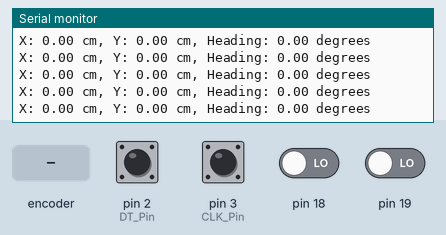
This sketch was run on a simulated Arduino Uno, built with avr-gcc and run on an emulated ATmega328P. Parts: the last lines printed to the serial monitor. Inputs (shaded band) come from the test bench; at power-on: pin 2 (DT_Pin), pin 3 (CLK_Pin) HIGH, pin 18, pin 19 LOW.

Above: at 1.2 s.
1.3 s: rotary encoder on pin 3 (CLK_Pin) / pin 2 (DT_Pin) turned 1 step (first pin leading)
At 1.55 s:
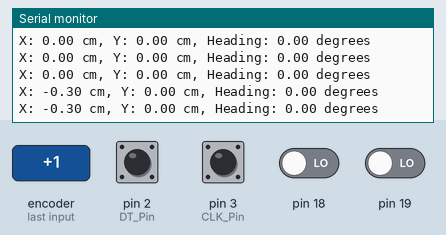
4.5 s: rotary encoder on pin 3 (CLK_Pin) / pin 2 (DT_Pin) turned 2 steps (second pin leading)
At 4.7 s:
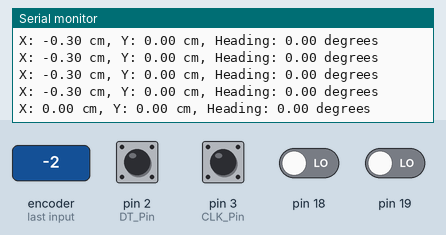
7.9 s: rotary encoder on pin 3 (CLK_Pin) / pin 2 (DT_Pin) turned 3 steps (first pin leading)
At 8.07 s:
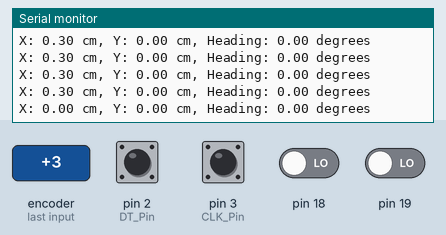
11.5 s: rotary encoder on pin 3 (CLK_Pin) / pin 2 (DT_Pin) turned 2 steps (second pin leading)
At 11.66 s:
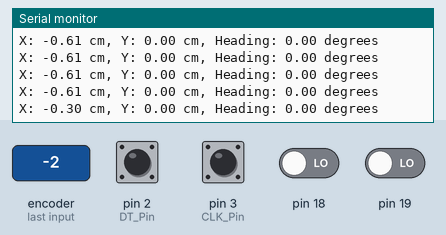
14.9 s: rotary encoder on pin 3 (CLK_Pin) / pin 2 (DT_Pin) turned 1 step (first pin leading)
At 15.09 s:
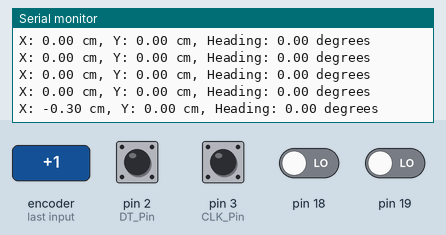
Timing chart, 0 to 17.9 s (numbered marks = the images above; inputs shaded):
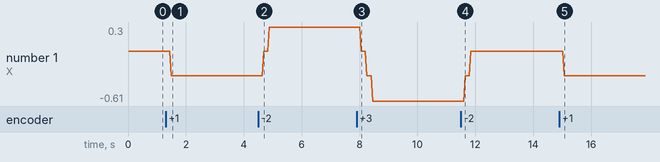

The sketch:

krtmi_odometry.ino
```cpp
#include "RotaryEncoder.h"
//#include <SimpleKalmanFilter.h>

/* CONSTANTS and VARIABLES */
#define TRACK_WIDTH_CM 20.0
#define CENTER_WHEEL_OFFSET_CM -10.0
#define ODO_WHEEL_DIAMETER_CM 5.8
#define ENCODER_TICKS_PER_REVOLUTION 20.0
#define TICKS_TO_CM (ENCODER_TICKS_PER_REVOLUTION / (ODO_WHEEL_DIAMETER_CM * PI))

// Variables for odometry
float x = 0.0; // x position in centimeters
float y = 0.0; // y position in centimeters
float theta = 0.0; // heading in radians

//byte measureUncertainty = 1;
//byte estimateUncertainty = 1;
//float processVariance = 0.01;

/*  Source: https://github.com/denyssene/SimpleKalmanFilter/
 *  e_mea: Measurement Uncertainty - How much do we expect to our measurement vary
 *  e_est: Estimation Uncertainty - Can be initilized with the same value as e_mea since the kalman filter will adjust its value.
 *  q: Process Variance - usually a small number between 0.001 and 1 - how fast your measurement moves. Recommended 0.01. Should be tunned to your needs.
 */
//SimpleKalmanFilter kalmanX(measureUncertainty, estimateUncertainty, processVariance);  // Process noise, Measurement noise, Initial estimate
//SimpleKalmanFilter kalmanY(measureUncertainty, estimateUncertainty, processVariance);
//SimpleKalmanFilter kalmanTheta(measureUncertainty, estimateUncertainty,processVariance);

int CounterC = 0;
void RotaryCenter();

int CounterL = 0;
void RotaryLeft();

int CounterR = 0;
void RotaryRight();

RotaryEncoder Rotary_Center(&RotaryCenter, 2, 3, 1); // Pins 2 (DT), 3 (CLK), 4 (SW)
RotaryEncoder Rotary_Left(&RotaryLeft, 19, 18, 1);
RotaryEncoder Rotary_Right(&RotaryRight, 20, 21, 1);

void RotaryCenter()
{
  const unsigned int state = Rotary_Center.GetState();

  if (state & DIR_CW)
    CounterC++;

  if (state & DIR_CCW)
    CounterC--;
}

void RotaryLeft()
{
  const unsigned int state = Rotary_Left.GetState();

  if (state & DIR_CW)
    CounterL++;

  if (state & DIR_CCW)
    CounterL--;
}

void RotaryRight()
{
  const unsigned int state = Rotary_Right.GetState();

  if (state & DIR_CW)
    CounterR++;

  if (state & DIR_CCW)
    CounterR--;
}


void updateOdometry() {
  // Calculate the distance traveled by each wheel
  float leftDistance   = CounterL / TICKS_TO_CM;
  float rightDistance  = CounterR / TICKS_TO_CM;
  float centerDistance = CounterC / TICKS_TO_CM;

  // Reset encoder values
  CounterL = 0;
  CounterR = 0;
  CounterC = 0;

  // Calculate the change in position and heading
  float deltaDistance = (leftDistance + rightDistance + centerDistance) / 3.0;
  float deltaTheta    = (rightDistance - leftDistance) / TRACK_WIDTH_CM;

  // Update the position and heading
  theta += deltaTheta;
  x += deltaDistance * cos(theta);
  y += deltaDistance * sin(theta);

//  // kalman filter shit
//  float filteredX = kalmanX.updateEstimate(x);
//  float filteredY = kalmanY.updateEstimate(y);
//  float filteredTheta = kalmanTheta.updateEstimate(theta);
//  x = filteredX;
//  y = filteredY;
//  theta = filteredTheta;
}

unsigned long previousMillis = 0;
const long interval = 1;

void setup()
{
  Rotary_Center.setup();
  Rotary_Left.setup();
  Rotary_Right.setup();
  Serial.begin(9600);
  Serial.println("Rotary Encoder Tests");
}

void loop() {
  unsigned long currentMillis = millis();

  if (currentMillis - previousMillis >= interval)
  {
    previousMillis += interval;

    updateOdometry();

    Serial.print("X: ");
    Serial.print(x);
    Serial.print(" cm, Y: ");
    Serial.print(y);
    Serial.print(" cm, Heading: ");
    Serial.print(theta * 180.0 / PI);
    Serial.println(" degrees");
  }

}
```

RotaryEncoder.h
```cpp
#ifndef _RotaryEncoder_h
#define _RotaryEncoder_h


#define DIR_NONE 0x00           // No complete step yet.
#define DIR_CW   0x10           // Clockwise step.
#define DIR_CCW  0x20           // Anti-clockwise step.
#define R_START     0x3
#define R_CW_BEGIN  0x1
#define R_CW_NEXT   0x0
#define R_CW_FINAL  0x2
#define R_CCW_BEGIN 0x6
#define R_CCW_NEXT  0x4
#define R_CCW_FINAL 0x5

const unsigned char ttable[8][4] = {
    {R_CW_NEXT,  R_CW_BEGIN,  R_CW_FINAL,  R_START},                // R_CW_NEXT
    {R_CW_NEXT,  R_CW_BEGIN,  R_CW_BEGIN,  R_START},                // R_CW_BEGIN
    {R_CW_NEXT,  R_CW_FINAL,  R_CW_FINAL,  R_START | DIR_CW},       // R_CW_FINAL
    {R_START,    R_CW_BEGIN,  R_CCW_BEGIN, R_START},                // R_START
    {R_CCW_NEXT, R_CCW_FINAL, R_CCW_BEGIN, R_START},                // R_CCW_NEXT
    {R_CCW_NEXT, R_CCW_FINAL, R_CCW_FINAL, R_START | DIR_CCW},      // R_CCW_FINAL
    {R_CCW_NEXT, R_CCW_BEGIN, R_CCW_BEGIN, R_START},                // R_CCW_BEGIN
    {R_START,    R_START,     R_START,     R_START}                 // ILLEGAL
};


using CallbackFunc = void(*)();

class RotaryEncoder
{
  protected:
    const byte DT_Pin, CLK_Pin, SW_Pin;
	unsigned int state;
	bool ClickDown;
	const CallbackFunc RotaryCallback;

  public:
    RotaryEncoder(const CallbackFunc RotaryCallback, const byte DT_Pin = 2, const byte CLK_Pin = 3, const byte SW_Pin = 4) : RotaryCallback(RotaryCallback), DT_Pin(DT_Pin), CLK_Pin(CLK_Pin), SW_Pin(SW_Pin)
    {
		pinMode(DT_Pin, INPUT);
		pinMode(CLK_Pin, INPUT);
		pinMode(SW_Pin, INPUT);
		attachInterrupt(digitalPinToInterrupt(DT_Pin), this->RotaryCallback, CHANGE);
		attachInterrupt(digitalPinToInterrupt(CLK_Pin), this->RotaryCallback, CHANGE);
    }

    void setup()
    {
		state = (digitalRead(DT_Pin) << 1) | digitalRead(CLK_Pin);
    }

	const unsigned int GetState()
	{
		const unsigned char pinstate = (digitalRead(DT_Pin) << 1) | digitalRead(CLK_Pin);
		state = ttable[state & 0x07][pinstate];
		return state;
	}

	const bool GetButtonDown()
	{
		if (!digitalRead(SW_Pin))
		{
			if (ClickDown)
			  return false;
			ClickDown = true;
			return true;
		}
		else ClickDown = false;
		return false;
	}
};
#endif
```

Measured:
- after the input at 1.3 s, the serial monitor: prints a new line after 0.19 s (image 1)
- after the input at 4.5 s, the serial monitor: prints a new line after 0.18 s (image 2)
- after the input at 7.9 s, the serial monitor: prints a new line after 0.16 s (image 3)
- after the input at 11.5 s, the serial monitor: prints a new line after 0.15 s (image 4)
- after the input at 14.9 s, the serial monitor: prints a new line after 0.17 s (image 5)
- plotted number 1: 0 → -0.3 after the input at 1.3 s, -0.3 → 0.3 after the input at 4.5 s, 0.3 → -0.61 after the input at 7.9 s, 0 → -0.3 after the input at 14.9 s
